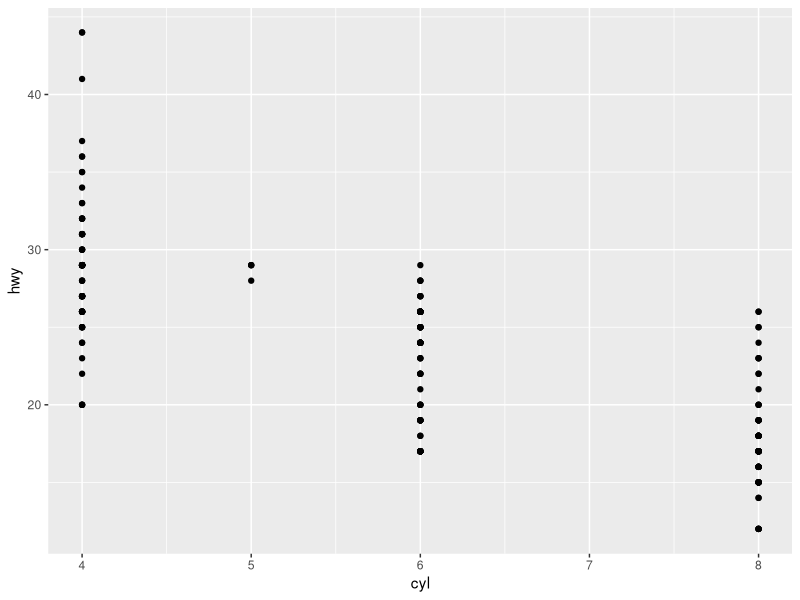
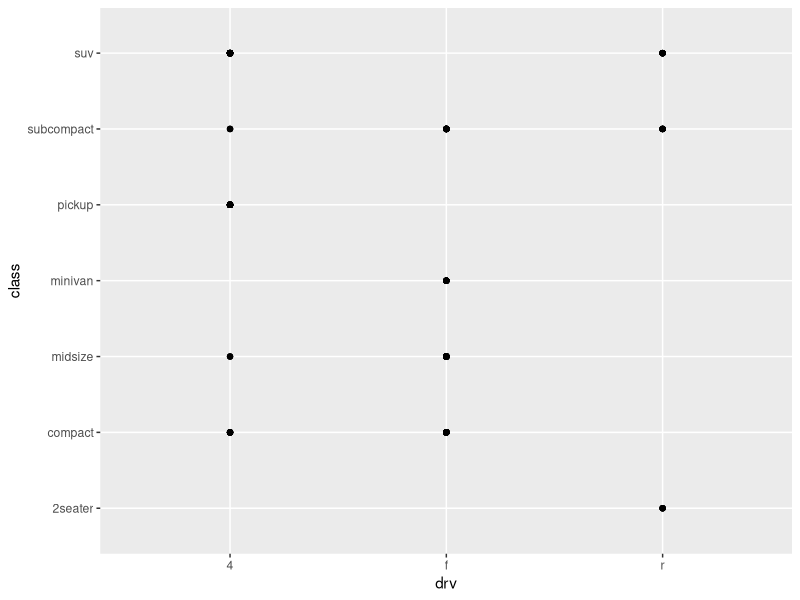
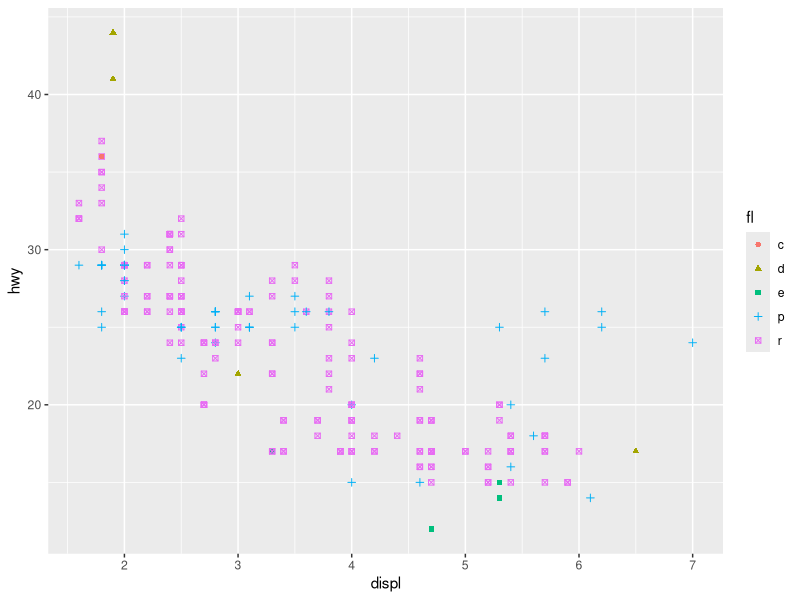
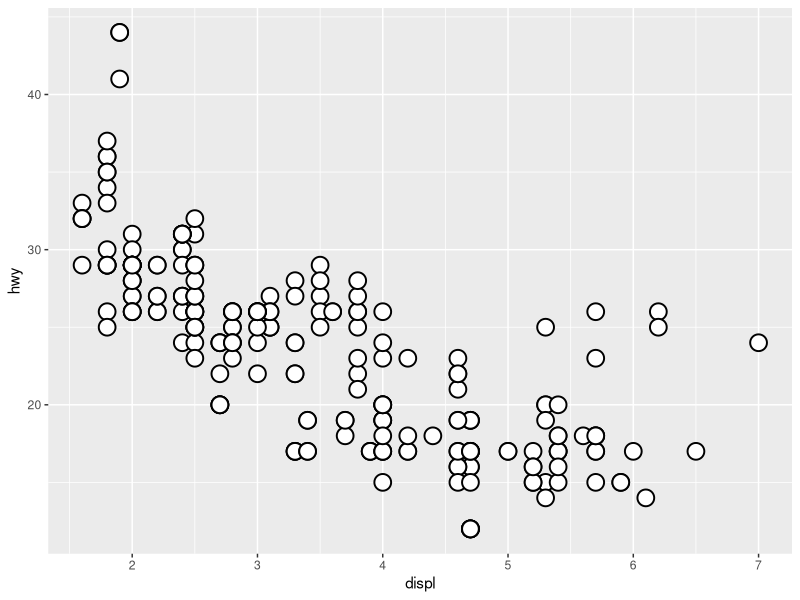
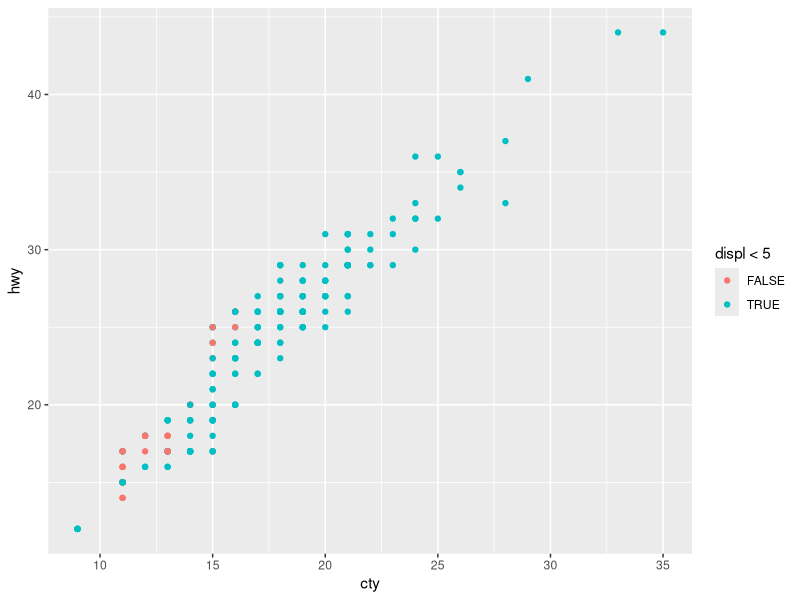
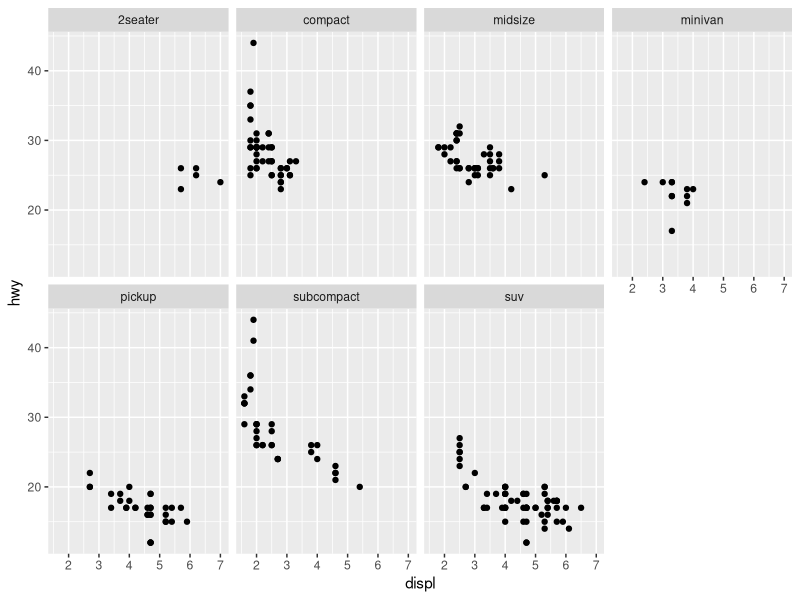
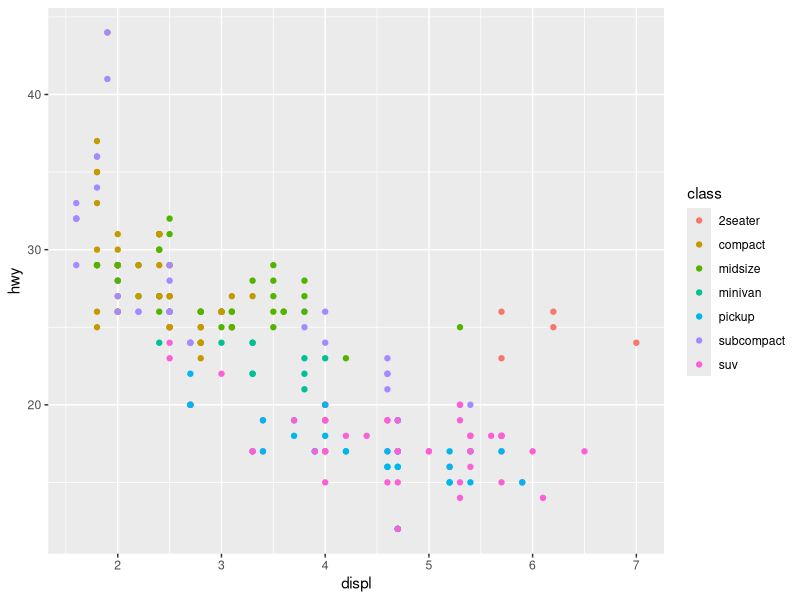
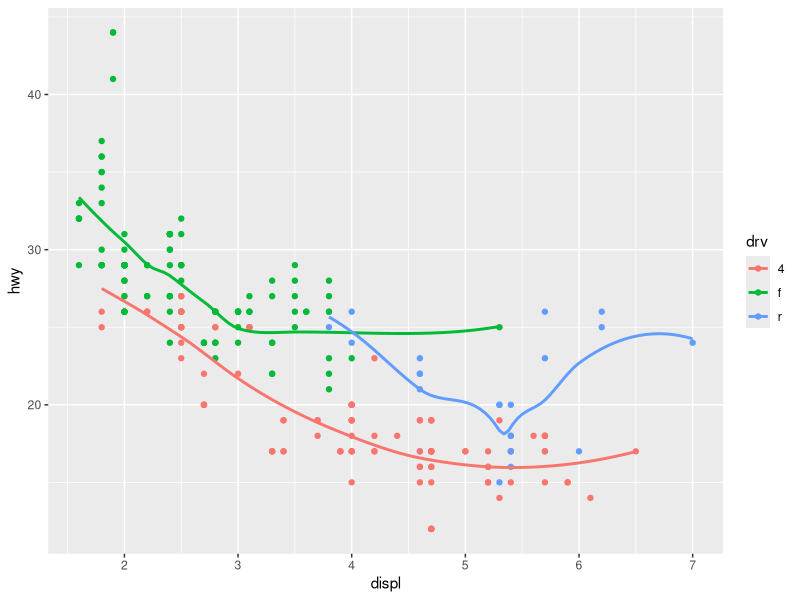

Here is the R script that generated these plots, in order:
## ---- chunk 1
knitr::opts_chunk$set(echo = TRUE)
## ---- chunk 2
library(tidyverse)
library(gridExtra)
## ---- chunk 3
ggplot(data = mpg) + 
  geom_point(mapping = aes(x = cyl, y = hwy))
## ---- chunk 4
ggplot(data = mpg) + 
  geom_point(mapping = aes(x = drv, y = class))
## ---- chunk 5
ggplot(data = mpg) + 
  geom_point(mapping = aes(x = displ, y = hwy, shape = fl, color = fl))
## ---- chunk 6
ggplot(data = mpg) + 
  geom_point(mapping = aes(x = displ, y = hwy, shape = cyl), shape = 21, color = "black", fill = "white", size = 5, stroke = 1)
## ---- chunk 7
ggplot(data = mpg) +
  geom_point(mapping = aes(x = cty, y = hwy, color = displ < 5))
## ---- chunk 8
ggplot(data = mpg) + 
  geom_point(mapping = aes(x = displ, y = hwy)) + 
  facet_wrap(~ class, nrow = 2)
## ---- chunk 9
ggplot(data = mpg) + 
  geom_point(mapping = aes(x = displ, y = hwy, color = class))
## ---- chunk 10
ggplot(data = mpg, mapping = aes(x = displ, y = hwy, color = drv)) + 
  geom_point() + 
  geom_smooth(se = FALSE)
## ---- chunk 11
p1 <- ggplot(data = mpg, mapping = aes(x = displ, y = hwy)) + 
  geom_point() + 
  geom_smooth()

p2 <- ggplot() + 
  geom_point(data = mpg, mapping = aes(x = displ, y = hwy)) + 
  geom_smooth(data = mpg, mapping = aes(x = displ, y = hwy))

grid.arrange(p1, p2, ncol = 2)
## ---- chunk 12
p3 <- ggplot(mpg, aes(fl)) + geom_bar()

p4 <- ggplot(mpg, aes(class, hwy)) + geom_col()

grid.arrange(p3, p4, ncol = 2)
